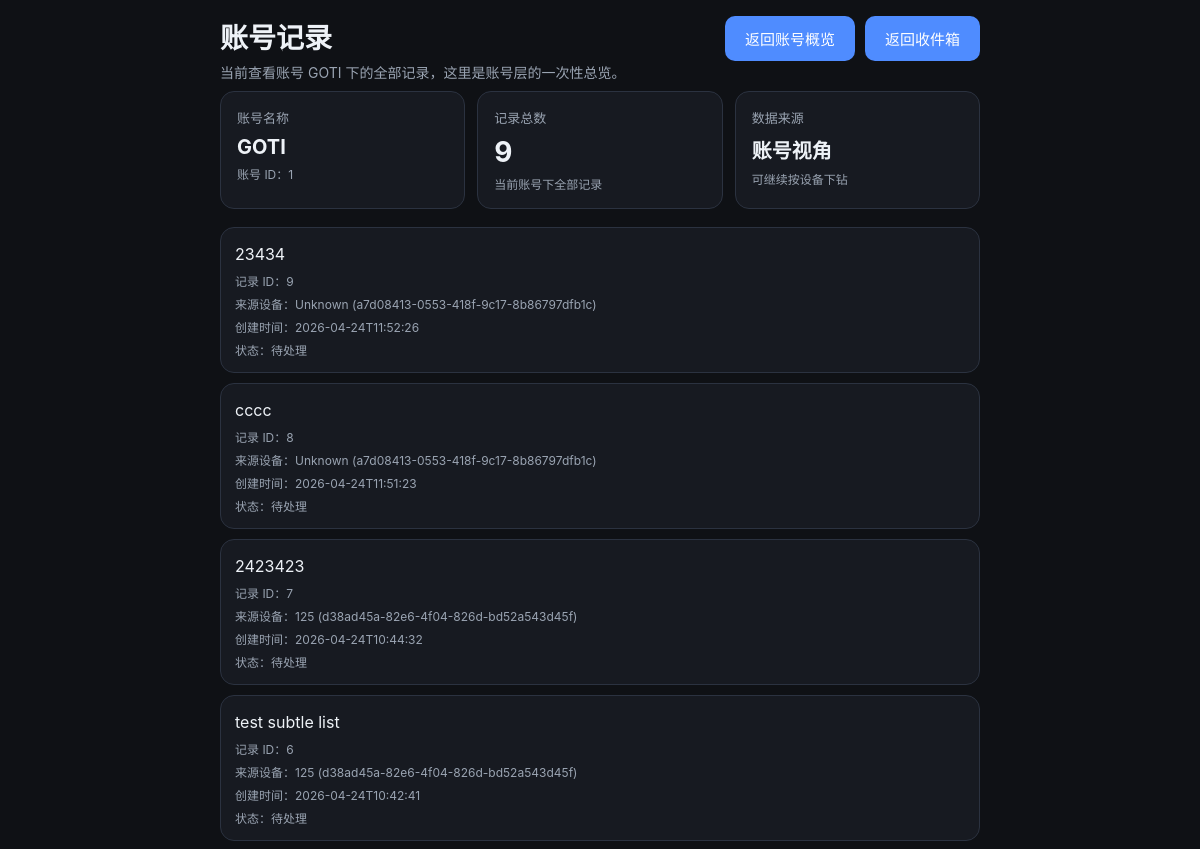
Page /account/items (upper part) on the earlier database version.
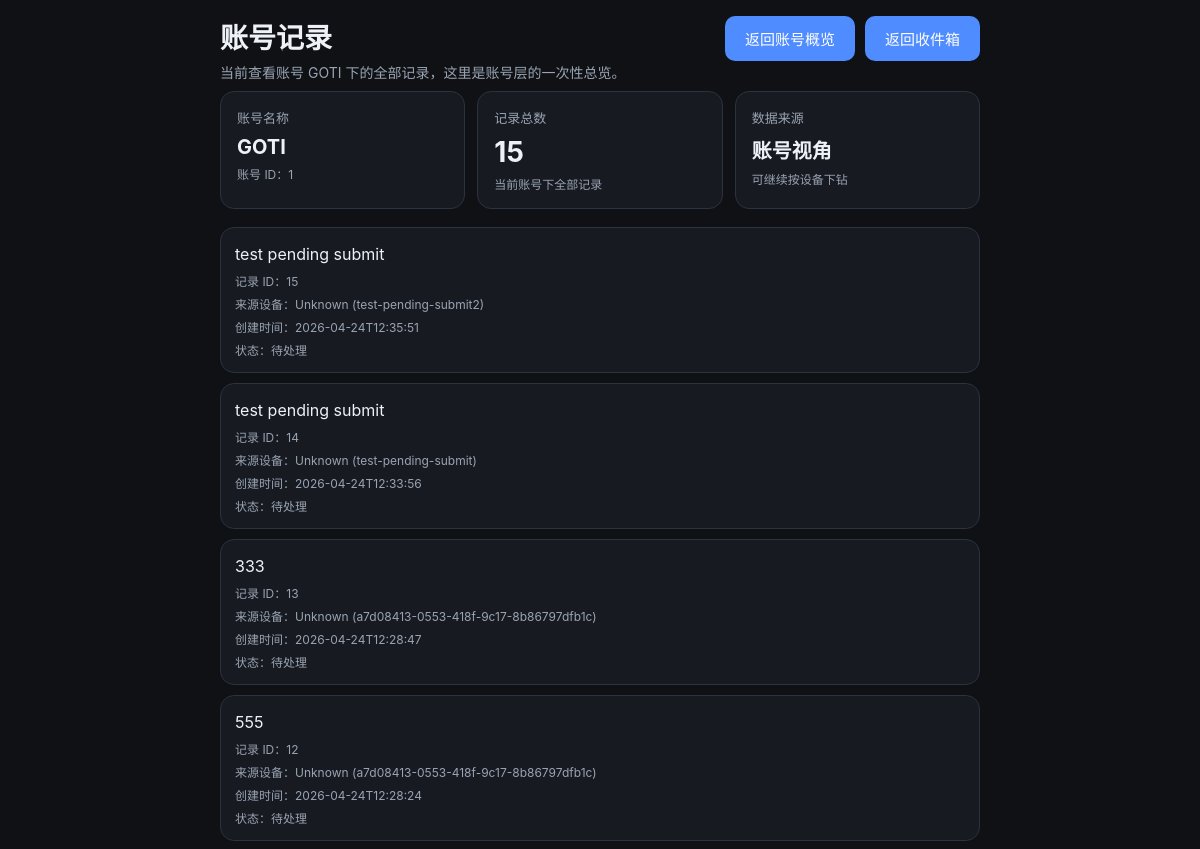
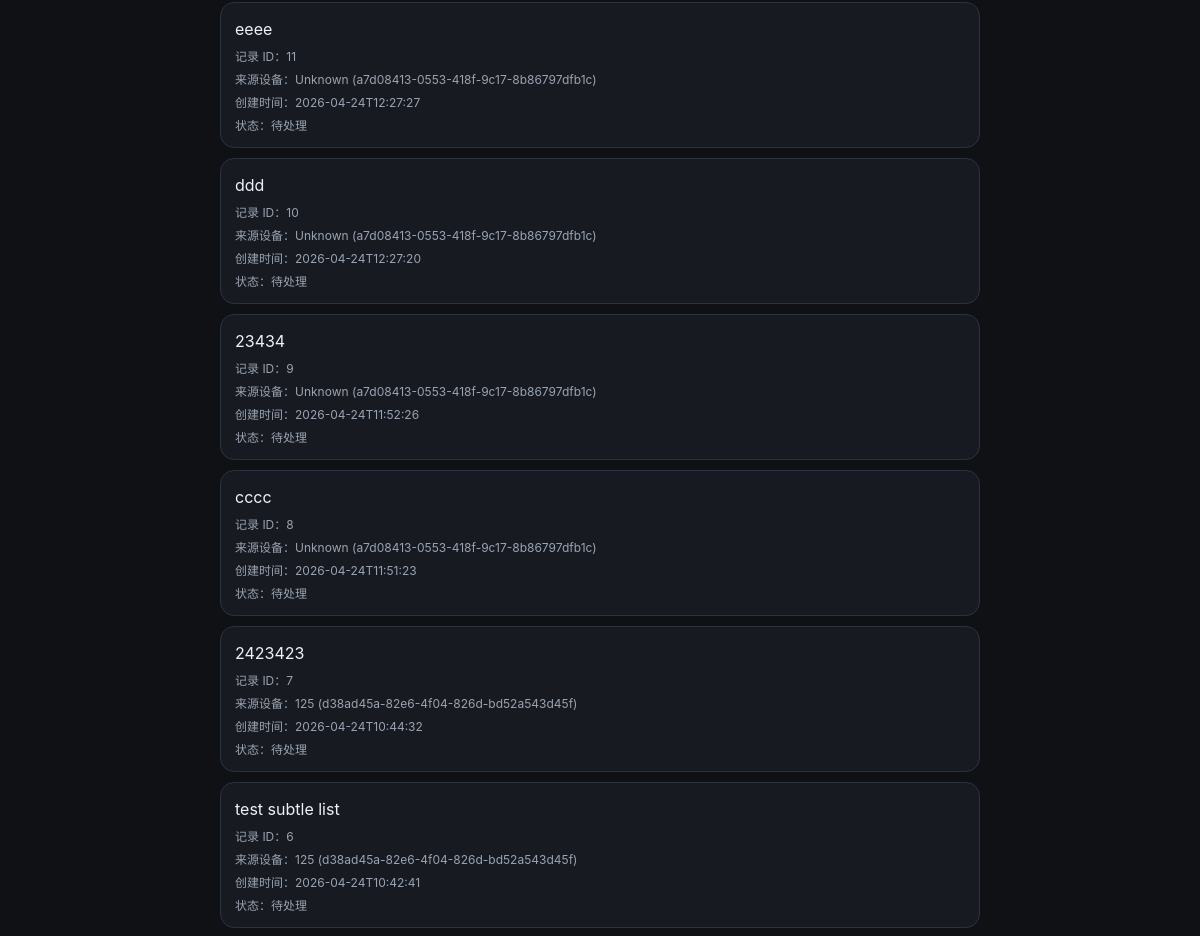
Same page on the later database version (2 pictures, top to bottom).
### tables this page shows
CREATE TABLE users (
            id INTEGER PRIMARY KEY AUTOINCREMENT,
            name TEXT NOT NULL DEFAULT 'default',
            created_at TEXT NOT NULL DEFAULT (datetime('now'))
        , approval_status TEXT NOT NULL DEFAULT 'approved', join_code TEXT, approved_at TEXT, api_token TEXT);

CREATE TABLE inbox_items (
            id INTEGER PRIMARY KEY AUTOINCREMENT,
            content TEXT NOT NULL,
            status TEXT NOT NULL DEFAULT 'inbox',
            created_at TEXT NOT NULL,
            updated_at TEXT NOT NULL
        , user_id INTEGER NOT NULL DEFAULT 1, source_device_id TEXT);

### app/main.py (the view)
@app.route("/account/items")
def account_items_page():
    guard = admin_guard()
    if guard:
        return guard
    raw_user_id = request.args.get("user_id")
    if raw_user_id:
        user_id = int(raw_user_id)
    else:
        approved_users = get_users("approved")
        if not approved_users:
            return redirect(url_for("admin_accounts_page"))
        user_id = approved_users[0]["id"]
    q = request.args.get("q", "").strip()
    user, items = get_account_items(user_id, q if q else None)
    return render_template("account_items.html", user=user, items=items, q=q)

### app/main.py (called while the page is built)
def get_conn():
    conn = sqlite3.connect(str(DB_PATH))
    conn.row_factory = sqlite3.Row
    return conn

def admin_cookie_value():
    if not ADMIN_PASSWORD:
        return None
    return hashlib.sha256(ADMIN_PASSWORD.encode()).hexdigest()

def is_admin_authenticated():
    expected = admin_cookie_value()
    if not expected:
        return True
    actual = request.cookies.get(ADMIN_COOKIE, "")
    return hmac.compare_digest(actual, expected)

def admin_guard():
    if is_admin_authenticated():
        return None
    next_path = request.path
    if request.query_string:
        next_path += "?" + request.query_string.decode()
    return redirect(url_for("admin_login_page", next=next_path))

def get_users(approval_status=None):
    conn = get_conn()
    query = """
        SELECT u.id, u.name, u.approval_status, u.join_code, u.created_at, u.approved_at,
               COUNT(DISTINCT d.id) AS device_count,
               COUNT(i.id) AS item_count
        FROM users u
        LEFT JOIN devices d ON d.user_id = u.id
        LEFT JOIN inbox_items i ON i.user_id = u.id
        WHERE 1 = 1
    """
    params = []
    if approval_status is not None:
        query += " AND u.approval_status = ?"
        params.append(approval_status)
    query += " GROUP BY u.id, u.name, u.approval_status, u.join_code, u.created_at, u.approved_at ORDER BY u.created_at DESC, u.id DESC"
    rows = conn.execute(query, params).fetchall()
    conn.close()
    return [dict(r) for r in rows]

### app/templates/account_items.html (shortened to what this page needs)
<!doctype html>
<html lang="zh-CN">
<head>
  <link rel="stylesheet" href="/static/style.css" />
</head>
<body>
  <main class="container">
    <header class="header">
      <div class="title-row">
        <div>
          <h1>账号记录</h1>
          <p class="subtitle">当前查看账号 {{ user.name }} 下的全部记录，这里是账号层的一次性总览。</p>
        </div>
        <div class="toolbar-actions">
          <a class="nav-link" href="/account?user_id={{ user.id }}">返回账号概览</a>
          <a class="nav-link" href="/">返回收件箱</a>
        </div>
      </div>
    </header>
    <section class="summary-grid">
      <article class="summary-card">
        <div class="summary-label">账号名称</div>
        <div class="summary-value small">{{ user.name }}</div>
        <div class="item-meta">账号 ID：{{ user.id }}</div>
      </article>
      <article class="summary-card">
        <div class="summary-label">记录总数</div>
        <div class="summary-value">{{ items|length }}</div>
        <div class="item-meta">当前账号下全部记录</div>
      </article>
      <article class="summary-card">
        <div class="summary-label">数据来源</div>
        <div class="summary-value small">账号视角</div>
        <div class="item-meta">可继续按设备下钻</div>
      </article>
    </section>
    <section class="list">
      {% if items %}
        {% for item in items %}
          <article class="item {% if item.status == 'done' %}done{% endif %}">
            <div class="item-main grow">
              <div class="item-content">{{ item.content }}</div>
              <div class="item-meta">记录 ID：{{ item.id }}</div>
              <div class="item-meta">来源设备：{{ item.source_device_name or 'Unknown' }} ({{ item.source_device_id or '-' }})</div>
              <div class="item-meta">创建时间：{{ item.created_at or '-' }}</div>
              <div class="item-meta">状态：{{ '已完成' if item.status == 'done' else '待处理' }}</div>
            </div>
          </article>
        {% endfor %}
      {% else %}
        <div class="empty">这个账号下还没有记录。</div>
      {% endif %}
    </section>
  </main>
</body>
</html>

### app/static/style.css (style rules this page uses)
:root { color-scheme: light dark; --bg: #0f1115; --panel: #171a21; --panel-2: #202531; --text: #eef2f7; --muted: #9aa4b2; --accent: #4f8cff; --danger: #e25b5b; --border: #2b3240; --success: #5bd88e; --warning: #f0c35b; }
body { margin: 0; font-family: -apple-system, BlinkMacSystemFont, "Segoe UI", sans-serif; background: var(--bg); color: var(--text); -webkit-tap-highlight-color: transparent; }
.container { max-width: 760px; margin: 0 auto; padding: 16px; }
.title-row { display: flex; align-items: flex-start; justify-content: space-between; gap: 16px; flex-wrap: wrap; }
.toolbar-actions { display: flex; gap: 10px; flex-wrap: wrap; }
.header h1 { margin: 0 0 6px 0; font-size: 28px; }
.header p { color: var(--muted); margin: 0 0 8px 0; font-size: 14px; line-height: 1.5; }
.capture-box, .item, .empty, .toolbar, .summary-card { background: var(--panel); border: 1px solid var(--border); border-radius: 14px; }
button, .secondary-button, .nav-link { border: 0; border-radius: 10px; background: var(--accent); color: white; padding: 12px 20px; cursor: pointer; font-size: 15px; font-weight: 500; transition: transform 0.05s ease, opacity 0.1s ease; text-decoration: none; display: inline-flex; align-items: center; justify-content: center; box-sizing: border-box; }
.list { display: grid; gap: 10px; }
.summary-grid { display: grid; grid-template-columns: repeat(3, minmax(0, 1fr)); gap: 12px; margin-bottom: 18px; }
.summary-card { padding: 16px; }
.summary-label { color: var(--muted); font-size: 13px; margin-bottom: 8px; }
.summary-value { font-size: 28px; font-weight: 700; }
.summary-value.small { font-size: 20px; }
.item { display: flex; justify-content: space-between; gap: 12px; padding: 14px; }
.item-main.grow { flex: 1; }
.item-content { font-size: 16px; line-height: 1.5; word-break: break-word; }
.item-meta { margin-top: 6px; color: var(--muted); font-size: 12px; word-break: break-all; }

Differences in the rows shown:
added inbox_items: content "test pending submit", id "15", source_device_name "Unknown", source_device "test-pending-submit2", created_at "2026-04-24T12:35:51", status "待处理"
added inbox_items: content "test pending submit", id "14", source_device_name "Unknown", source_device "test-pending-submit", created_at "2026-04-24T12:33:56", status "待处理"
added inbox_items: content "333", id "13", source_device_name "Unknown", source_device "a7d08413-0553-418f-9c17-8b86797dfb1c", created_at "2026-04-24T12:28:47", status "待处理"
added inbox_items: content "555", id "12", source_device_name "Unknown", source_device "a7d08413-0553-418f-9c17-8b86797dfb1c", created_at "2026-04-24T12:28:24", status "待处理"
added inbox_items: content "eeee", id "11", source_device_name "Unknown", source_device "a7d08413-0553-418f-9c17-8b86797dfb1c", created_at "2026-04-24T12:27:27", status "待处理"
added inbox_items: content "ddd", id "10", source_device_name "Unknown", source_device "a7d08413-0553-418f-9c17-8b86797dfb1c", created_at "2026-04-24T12:27:20", status "待处理"
Other differences:
{{ items|length }}: "9" → "15"
